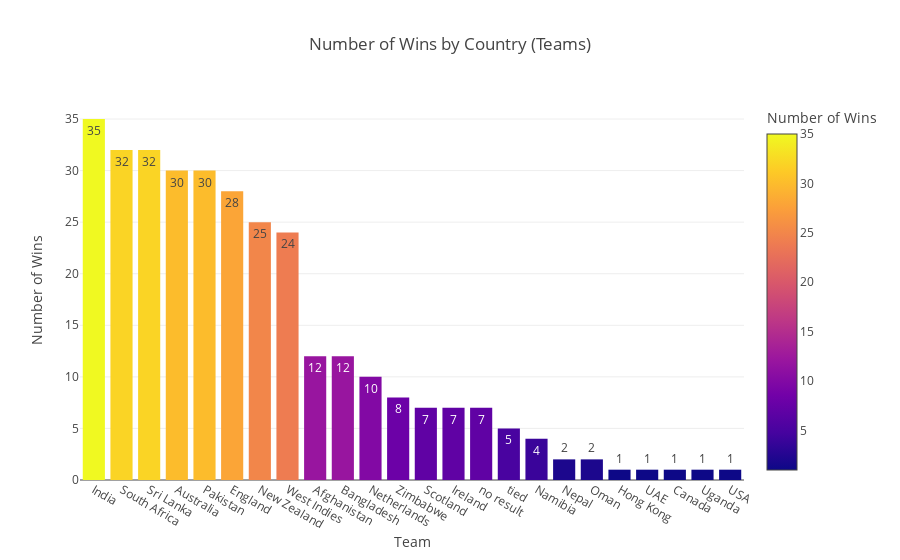

Notebook code cell kept with this figure:
### Code cell
import pandas as pd
import plotly.express as px
import re

# Load the dataset
final_dataset_url = 'https://raw.githubusercontent.com/Shamsvi/CMSE-830/main/MidtermPorject/wc_final_dataset.csv'
wc_final_data_df = pd.read_csv(final_dataset_url)

# Check if 'Match Date' exists, if not, assume match date data is provided directly
if 'Match Date' not in wc_final_data_df.columns:
    print("No 'Match Date' column found. Please check your dataset.")
else:
    wc_final_data_df['Match Date'] = pd.to_datetime(wc_final_data_df['Match Date'], errors='coerce')

# Wins - Total No. of Wins by Each Team
win_counts = wc_final_data_df['Winner'].value_counts().reset_index()
win_counts.columns = ['Team', 'Wins']  # Rename columns for clarity

# Bar Plot for Wins with vibrant colors
fig_bar_wins = px.bar(win_counts, 
                      x='Team', 
                      y='Wins', 
                      labels={'Wins': 'Number of Wins', 'Team': 'Team'},
                      text='Wins',  
                      title='Number of Wins by Country (Teams)',
                      color='Wins',  
                      color_continuous_scale=px.colors.sequential.Plasma)  # Add more vibrant colors

fig_bar_wins.update_layout(
    xaxis_title='Team',
    yaxis_title='Number of Wins',
    hovermode='closest'
)

# Show bar plot
fig_bar_wins.show()

# Mapping teams to countries
team_mapping = {
    'India': 'India',
    'Australia': 'Australia',
    'England': 'United Kingdom',
    'Pakistan': 'Pakistan',
    'South Africa': 'South Africa',
    'Sri Lanka': 'Sri Lanka',
    'West Indies': 'Jamaica',
    'Bangladesh': 'Bangladesh',
    'Nepal': 'Nepal',
    'Zimbabwe': 'Zimbabwe',
    'Afghanistan': 'Afghanistan',
    'New Zealand': 'New Zealand',
    'Netherlands': 'Netherlands',
    'Namibia': 'Namibia',
    'Scotland': 'Scotland',
    'USA': 'United States',
    'Ireland': 'Ireland',
    'Kenya': 'Kenya',
    'Oman': 'Oman',
    'United Arab Emirates': 'United Arab Emirates',
    'Hong Kong': 'Hong Kong',
    'PNG': 'Papua New Guinea',
    'Canada': 'Canada',
    'Uganda': 'Uganda'
}

# Geospatial map for wins
wc_final_data_df['Country'] = wc_final_data_df['Winner'].map(team_mapping)
country_wins = wc_final_data_df['Country'].value_counts().reset_index()
country_wins.columns = ['Country', 'Wins']

# Choropleth map for total wins with vibrant colors
fig_geo_wins = px.choropleth(
    country_wins,
    locations='Country',
    locationmode='country names',
    color='Wins',
    hover_name='Country',
    hover_data=['Wins'],
    title='Total Wins by Country (Teams)',
    color_continuous_scale=px.colors.sequential.Viridis  # Add more vibrant colors
)

fig_geo_wins.update_geos(
    showcoastlines=True,
    coastlinecolor='Black',
    landcolor='LightGray',
    countrycolor='Black',
    showsubunits=True,
    showcountries=True
)

# Show choropleth map
fig_geo_wins.show()

# Extract numeric match margin from the 'Margin' column
def extract_numeric(value):
    match = re.search(r'\d+', str(value))
    return int(match.group()) if match else None

# Create a column for the losing team based on the winner
def determine_losing_team(row):
    if row['Winner'] == row['Team1']:
        return row['Team2']
    else:
        return row['Team1']

# Add the Losing Team column
wc_final_data_df['Losing Team'] = wc_final_data_df.apply(determine_losing_team, axis=1)

# Extract numeric margin
wc_final_data_df['Margin Numeric'] = wc_final_data_df['Margin'].apply(extract_numeric)

# Prepare data for the scatter plot
plot_data = wc_final_data_df[['Winner', 'Losing Team', 'Margin Numeric']].dropna()

# Create scatter plot with hover data for winner, margin, and losing team
fig_win_margin = px.scatter(
    plot_data,
    x='Winner',
    y='Margin Numeric',
    title='Match Margin by Winner (Scatter Plot)',
    labels={'Margin Numeric': 'Match Margin', 'Winner': 'Winning Team'},
    color='Winner',  # Using Winner for color and adding a discrete color map
    hover_data={
        'Winner': True,
        'Margin Numeric': True,
        'Losing Team': True
    },
    color_discrete_sequence=px.colors.qualitative.Set3  # Use discrete color scale for teams
)

# Show scatter plot
fig_win_margin.show()

# List of specific final match dates
final_dates = [
    '2007-09-24',  # September 24, 2007
    '2009-06-21',  # June 21, 2009
    '2010-05-16',  # May 16, 2010
    '2012-10-07',  # October 7, 2012
    '2014-04-06',  # April 6, 2014
    '2016-04-03',  # April 3, 2016
    '2021-11-14',  # November 14, 2021
    '2022-11-13',  # November 13, 2022
    '2024-06-29'   # June 29, 2024
]

final_dates = pd.to_datetime(final_dates)

# Filter dataset for final match dates only
final_matches_df = wc_final_data_df[wc_final_data_df['Match Date'].isin(final_dates)]

# Aggregate number of titles for each team
winner_titles = final_matches_df.groupby('Winner')['Match Date'].apply(list).reset_index(name='Final Dates')
winner_titles['Final Dates'] = winner_titles['Final Dates'].apply(lambda dates: [date.strftime('%Y-%m-%d') for date in dates])
winner_titles['Titles'] = winner_titles['Final Dates'].apply(len)

# Sort by number of titles
winner_titles = winner_titles.sort_values(by='Titles', ascending=False)

# Horizontal bar chart for titles with vibrant colors
fig_titles = px.bar(
    winner_titles, 
    y='Winner', 
    x='Titles', 
    orientation='h',
    text='Titles',
    hover_data={'Final Dates': True},
    labels={'Titles': 'Number of Titles', 'Winner': 'Team'},
    title='T20 World Cup Title Holders',
    color='Titles',  
    color_continuous_scale=px.colors.sequential.Plasma  # Vibrant colors for horizontal bar
)

# Show horizontal bar chart
fig_titles.show()

### Figure 1 — Plotly figure (JSON) as saved in the notebook; plotly's stock layout.template omitted (floating-point values rounded to 4 significant figures)
{"data": [{"alignmentgroup": "True", "hovertemplate": "Team=%{x}<br>Number of Wins=%{marker.color}<extra></extra>", "legendgroup": "", "marker": {"color": [35, 32, 32, 30, 30, 28, 25, 24, 12, 12, 10, 8, 7, 7, 7, 5, 4, 2, 2, 1, 1, 1, 1, 1], "coloraxis": "coloraxis", "pattern": {"shape": ""}}, "name": "", "offsetgroup": "", "orientation": "v", "showlegend": false, "text": [35, 32, 32, 30, 30, 28, 25, 24, 12, 12, 10, 8, 7, 7, 7, 5, 4, 2, 2, 1, 1, 1, 1, 1], "textposition": "auto", "type": "bar", "x": ["India", "South Africa", "Sri Lanka", "Australia", "Pakistan", "England", "New Zealand", "West Indies", "Afghanistan", "Bangladesh", "Netherlands", "Zimbabwe", "Scotland", "Ireland", "no result", "tied", "Namibia", "Nepal", "Oman", "Hong Kong", "UAE", "Canada", "Uganda", "USA"], "xaxis": "x", "y": [35, 32, 32, 30, 30, 28, 25, 24, 12, 12, 10, 8, 7, 7, 7, 5, 4, 2, 2, 1, 1, 1, 1, 1], "yaxis": "y"}], "layout": {"autosize": true, "barmode": "relative", "coloraxis": {"colorbar": {"title": {"text": "Number of Wins"}}, "colorscale": [[0, "#0d0887"], [0.1111, "#46039f"], [0.2222, "#7201a8"], [0.3333, "#9c179e"], [0.4444, "#bd3786"], [0.5556, "#d8576b"], [0.6667, "#ed7953"], [0.7778, "#fb9f3a"], [0.8889, "#fdca26"], [1, "#f0f921"]]}, "hovermode": "closest", "legend": {"tracegroupgap": 0}, "title": {"text": "Number of Wins by Country (Teams)"}, "xaxis": {"anchor": "y", "autorange": true, "domain": [0, 1], "range": [-0.5, 23.5], "title": {"text": "Team"}, "type": "category"}, "yaxis": {"anchor": "x", "autorange": true, "domain": [0, 1], "range": [0, 36.84], "title": {"text": "Number of Wins"}, "type": "linear"}}}
